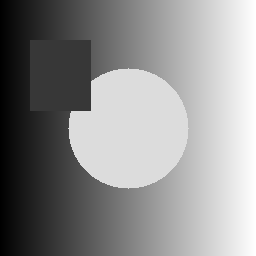
#> input picture assets/sample_images/sample_gray.png, 256 x 256 px
$ python laplacian_operator.py   (older library calls are emulated)
#> lines starting #> are read from the running program, lines starting #| are printed output that depends on the picture
### examples/05_image_sharpening/_utils.py
"""Shared helpers for chapter 5 sharpening examples."""

from __future__ import annotations

import argparse
from pathlib import Path

import cv2
import numpy as np


ROOT = Path(__file__).resolve().parents[2]
SAMPLE_GRAY = ROOT / "assets" / "sample_images" / "sample_gray.png"
DEFAULT_OUTPUT_DIR = ROOT / "examples" / "output"


def ensure_sample() -> None:
    if SAMPLE_GRAY.exists():
        return
    SAMPLE_GRAY.parent.mkdir(parents=True, exist_ok=True)
    x = np.linspace(0, 255, 256, dtype=np.uint8)
    image = np.tile(x, (256, 1))
    cv2.circle(image, (128, 128), 60, 220, -1)
    cv2.rectangle(image, (30, 40), (90, 110), 55, -1)
    cv2.imwrite(str(SAMPLE_GRAY), image)


def add_common_arguments(parser: argparse.ArgumentParser, output_name: str) -> None:
    parser.add_argument("--input", type=Path, default=SAMPLE_GRAY, help="input image path")
    parser.add_argument(
        "--output",
        type=Path,
        default=DEFAULT_OUTPUT_DIR / output_name,
        help="output image path",
    )


def read_gray(path: Path) -> tuple[np.ndarray, Path]:
    ensure_sample()
    image = cv2.imread(str(path), cv2.IMREAD_GRAYSCALE)
#> image is the input picture: shape (256, 256); min 0, max 255, mean 142.3
    if image is None:
        raise FileNotFoundError(path)
    return image, path


def normalize_to_uint8(image: np.ndarray) -> np.ndarray:
    return cv2.normalize(image, None, 0, 255, cv2.NORM_MINMAX).astype(np.uint8)


def odd_kernel(value: int) -> int:
    value = max(1, int(value))
    return value if value % 2 else value + 1


def save_image(path: Path, image: np.ndarray) -> Path:
    path.parent.mkdir(parents=True, exist_ok=True)
    cv2.imwrite(str(path), image)
    return path


def print_result(source: Path, operation: str, output: Path) -> None:
    print(f"source={source}")
    print(f"operation={operation}")
    print(f"output={output}")

### examples/05_image_sharpening/laplacian_operator.py
"""Chapter 5.3.1 Laplacian differential operator.

Run:
    python examples/05_image_sharpening/laplacian_operator.py --amount 0.7 --kernel-size 3
"""

from __future__ import annotations

import argparse

import cv2
import numpy as np

from _utils import add_common_arguments, odd_kernel, print_result, read_gray, save_image


def laplacian_sharpen(image: np.ndarray, amount: float = 0.7, kernel_size: int = 3) -> np.ndarray:
    """Sharpen by subtracting a scaled second derivative response from the image."""
#> called with amount = 0.7, kernel_size = 3
    gray = image.astype(np.float32)
    laplacian = cv2.Laplacian(gray, cv2.CV_32F, ksize=odd_kernel(kernel_size))
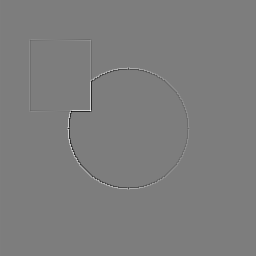
#> laplacian: shape (256, 256) float32; min -960, max 990, mean 0; drawn with min black and max white
    sharpened = gray - float(amount) * laplacian
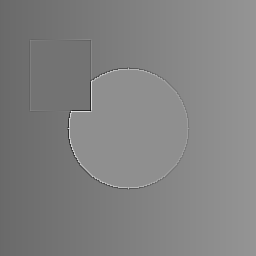
#> sharpened: shape (256, 256) float32; min -638, max 892, mean 142.3; drawn with min black and max white
    return np.clip(sharpened, 0, 255).astype(np.uint8)


def main() -> None:
    parser = argparse.ArgumentParser(description="Laplacian image sharpening.")
    add_common_arguments(parser, "ch05_laplacian_sharpen.png")
    parser.add_argument("--amount", type=float, default=0.7, help="second-derivative sharpening amount")
    parser.add_argument("--kernel-size", type=int, default=3, help="odd Laplacian kernel size")
    args = parser.parse_args()

    image, source = read_gray(args.input)
    result = laplacian_sharpen(image, amount=args.amount, kernel_size=args.kernel_size)
    output = save_image(args.output, result)
    print_result(source, "laplacian_sharpen", output)


if __name__ == "__main__":
    main()
